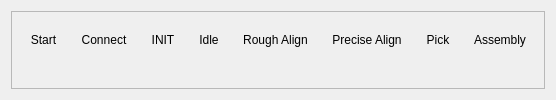
         <widget class="QWidget" name="AutoProcessPage">
          <property name="styleSheet">
           <string notr="true"/>
          </property>
          <layout class="QHBoxLayout" name="horizontalLayout_6">
           <item>
            <widget class="QFrame" name="Timeline">
             <property name="sizePolicy">
              <sizepolicy hsizetype="Preferred" vsizetype="Preferred">
               <horstretch>0</horstretch>
               <verstretch>0</verstretch>
              </sizepolicy>
             </property>
             <property name="styleSheet">
              <string notr="true"/>
             </property>
             <property name="frameShape">
              <enum>QFrame::Shape::StyledPanel</enum>
             </property>
             <property name="frameShadow">
              <enum>QFrame::Shadow::Raised</enum>
             </property>
             <layout class="QHBoxLayout" name="horizontalLayout_3">
              <item alignment="Qt::AlignmentFlag::AlignVCenter">
               <widget class="QWidget" name="StartWidget" native="true">
                <layout class="QVBoxLayout" name="verticalLayout_2">
                 <item>
                  <widget class="QLabel" name="StartProcessText">
                   <property name="text">
                    <string>Start</string>
                   </property>
                   <property name="alignment">
                    <set>Qt::AlignmentFlag::AlignCenter</set>
                   </property>
                  </widget>
                 </item>
                 <item alignment="Qt::AlignmentFlag::AlignHCenter">
                  <widget class="QLabel" name="StartCircle">
                   <property name="sizePolicy">
                    <sizepolicy hsizetype="Fixed" vsizetype="Fixed">
                     <horstretch>0</horstretch>
                     <verstretch>0</verstretch>
                    </sizepolicy>
                   </property>
                   <property name="text">
                    <string/>
                   </property>
                   <property name="pixmap">
                    <pixmap>icons/white/timeline-circle.svg</pixmap>
                   </property>
                   <property name="scaledContents">
                    <bool>true</bool>
                   </property>
                   <property name="alignment">
                    <set>Qt::AlignmentFlag::AlignCenter</set>
                   </property>
                  </widget>
                 </item>
                </layout>
               </widget>
              </item>
              <item alignment="Qt::AlignmentFlag::AlignVCenter">
               <widget class="QWidget" name="ConnectWidget" native="true">
                <layout class="QVBoxLayout" name="verticalLayout">
                 <item>
                  <widget class="QLabel" name="ConnectProcessText">
                   <property name="text">
                    <string>Connect</string>
                   </property>
                   <property name="alignment">
                    <set>Qt::AlignmentFlag::AlignCenter</set>
                   </property>
                  </widget>
                 </item>
                 <item alignment="Qt::AlignmentFlag::AlignHCenter">
                  <widget class="QLabel" name="ConnectCircle">
                   <property name="sizePolicy">
                    <sizepolicy hsizetype="Fixed" vsizetype="Fixed">
                     <horstretch>0</horstretch>
                     <verstretch>0</verstretch>
                    </sizepolicy>
                   </property>
                   <property name="text">
                    <string/>
                   </property>
                   <property name="pixmap">
                    <pixmap>icons/white/timeline-circle.svg</pixmap>
                   </property>
                   <property name="scaledContents">
                    <bool>true</bool>
                   </property>
                   <property name="alignment">
                    <set>Qt::AlignmentFlag::AlignCenter</set>
                   </property>
                  </widget>
                 </item>
                </layout>
               </widget>
              </item>
              <item alignment="Qt::AlignmentFlag::AlignVCenter">
               <widget class="QWidget" name="INITWidget" native="true">
                <layout class="QVBoxLayout" name="verticalLayout_3">
                 <item>
                  <widget class="QLabel" name="INITProcessText">
                   <property name="text">
                    <string>INIT</string>
                   </property>
                   <property name="alignment">
                    <set>Qt::AlignmentFlag::AlignCenter</set>
                   </property>
                  </widget>
                 </item>
                 <item alignment="Qt::AlignmentFlag::AlignHCenter">
                  <widget class="QLabel" name="INITCircle">
                   <property name="sizePolicy">
                    <sizepolicy hsizetype="Fixed" vsizetype="Fixed">
                     <horstretch>0</horstretch>
                     <verstretch>0</verstretch>
                    </sizepolicy>
                   </property>
                   <property name="text">
                    <string/>
                   </property>
                   <property name="pixmap">
                    <pixmap>icons/white/timeline-circle.svg</pixmap>
                   </property>
                   <property name="scaledContents">
                    <bool>true</bool>
                   </property>
                   <property name="alignment">
                    <set>Qt::AlignmentFlag::AlignCenter</set>
                   </property>
                  </widget>
                 </item>
                </layout>
               </widget>
              </item>
              <item alignment="Qt::AlignmentFlag::AlignVCenter">
               <widget class="QWidget" name="IdleWidget" native="true">
                <layout class="QVBoxLayout" name="verticalLayout_6">
                 <item>
                  <widget class="QLabel" name="IdleProcessText">
                   <property name="text">
                    <string>Idle</string>
                   </property>
                   <property name="alignment">
                    <set>Qt::AlignmentFlag::AlignCenter</set>
                   </property>
                  </widget>
                 </item>
                 <item alignment="Qt::AlignmentFlag::AlignHCenter">
                  <widget class="QLabel" name="IdleCircle">
                   <property name="sizePolicy">
                    <sizepolicy hsizetype="Fixed" vsizetype="Fixed">
                     <horstretch>0</horstretch>
                     <verstretch>0</verstretch>
                    </sizepolicy>
                   </property>
                   <property name="text">
                    <string/>
                   </property>
                   <property name="pixmap">
                    <pixmap>icons/white/timeline-circle.svg</pixmap>
                   </property>
                   <property name="scaledContents">
                    <bool>true</bool>
                   </property>
                   <property name="alignment">
                    <set>Qt::AlignmentFlag::AlignCenter</set>
                   </property>
                  </widget>
                 </item>
                </layout>
               </widget>
              </item>
              <item alignment="Qt::AlignmentFlag::AlignVCenter">
               <widget class="QWidget" name="ManualAlignWidget" native="true">
                <layout class="QVBoxLayout" name="verticalLayout_7">
                 <item>
                  <widget class="QLabel" name="RoughAlignProcessText">
                   <property name="text">
                    <string>Rough Align</string>
                   </property>
                   <property name="alignment">
                    <set>Qt::AlignmentFlag::AlignCenter</set>
                   </property>
                  </widget>
                 </item>
                 <item alignment="Qt::AlignmentFlag::AlignHCenter">
                  <widget class="QLabel" name="RoughAlignCircle">
                   <property name="sizePolicy">
                    <sizepolicy hsizetype="Fixed" vsizetype="Fixed">
                     <horstretch>0</horstretch>
                     <verstretch>0</verstretch>
                    </sizepolicy>
                   </property>
                   <property name="text">
                    <string/>
                   </property>
                   <property name="pixmap">
                    <pixmap>icons/white/timeline-circle.svg</pixmap>
                   </property>
                   <property name="scaledContents">
                    <bool>true</bool>
                   </property>
                   <property name="alignment">
                    <set>Qt::AlignmentFlag::AlignCenter</set>
                   </property>
                  </widget>
                 </item>
                </layout>
               </widget>
              </item>
              <item alignment="Qt::AlignmentFlag::AlignVCenter">
               <widget class="QWidget" name="AutoAlignWidget" native="true">
                <layout class="QVBoxLayout" name="verticalLayout_8">
                 <item>
                  <widget class="QLabel" name="PreciseAlignProcessText">
                   <property name="text">
                    <string>Precise Align</string>
                   </property>
                   <property name="alignment">
                    <set>Qt::AlignmentFlag::AlignCenter</set>
                   </property>
                  </widget>
                 </item>
                 <item alignment="Qt::AlignmentFlag::AlignHCenter">
                  <widget class="QLabel" name="PreciseAlignCircle">
                   <property name="sizePolicy">
                    <sizepolicy hsizetype="Fixed" vsizetype="Fixed">
                     <horstretch>0</horstretch>
                     <verstretch>0</verstretch>
                    </sizepolicy>
                   </property>
                   <property name="text">
                    <string/>
                   </property>
                   <property name="pixmap">
                    <pixmap>icons/white/timeline-circle.svg</pixmap>
                   </property>
                   <property name="scaledContents">
                    <bool>true</bool>
                   </property>
                   <property name="alignment">
                    <set>Qt::AlignmentFlag::AlignCenter</set>
                   </property>
                  </widget>
                 </item>
                </layout>
               </widget>
              </item>
              <item alignment="Qt::AlignmentFlag::AlignVCenter">
               <widget class="QWidget" name="AutoPickWidget" native="true">
                <layout class="QVBoxLayout" name="verticalLayout_9">
                 <item>
                  <widget class="QLabel" name="PickProcessText">
                   <property name="text">
                    <string>Pick</string>
                   </property>
                   <property name="alignment">
                    <set>Qt::AlignmentFlag::AlignCenter</set>
                   </property>
                  </widget>
                 </item>
                 <item alignment="Qt::AlignmentFlag::AlignHCenter">
                  <widget class="QLabel" name="PickCircle">
                   <property name="sizePolicy">
                    <sizepolicy hsizetype="Fixed" vsizetype="Fixed">
                     <horstretch>0</horstretch>
                     <verstretch>0</verstretch>
                    </sizepolicy>
                   </property>
                   <property name="text">
                    <string/>
                   </property>
                   <property name="pixmap">
                    <pixmap>icons/white/timeline-circle.svg</pixmap>
                   </property>
                   <property name="scaledContents">
                    <bool>true</bool>
                   </property>
                   <property name="alignment">
                    <set>Qt::AlignmentFlag::AlignCenter</set>
                   </property>
                  </widget>
                 </item>
                </layout>
               </widget>
              </item>
              <item alignment="Qt::AlignmentFlag::AlignVCenter">
               <widget class="QWidget" name="AssemblyWidget" native="true">
                <layout class="QVBoxLayout" name="verticalLayout_4">
                 <item alignment="Qt::AlignmentFlag::AlignTop">
                  <widget class="QLabel" name="AssemblyProcessText">
                   <property name="text">
                    <string>Assembly</string>
                   </property>
                   <property name="alignment">
                    <set>Qt::AlignmentFlag::AlignCenter</set>
                   </property>
                  </widget>
                 </item>
                 <item alignment="Qt::AlignmentFlag::AlignHCenter|Qt::AlignmentFlag::AlignVCenter">
                  <widget class="QLabel" name="AssemblyCircle">
                   <property name="sizePolicy">
                    <sizepolicy hsizetype="Fixed" vsizetype="Fixed">
                     <horstretch>0</horstretch>
                     <verstretch>0</verstretch>
                    </sizepolicy>
                   </property>
                   <property name="text">
                    <string/>
                   </property>
                   <property name="pixmap">
                    <pixmap>icons/white/timeline-circle.svg</pixmap>
                   </property>
                   <property name="scaledContents">
                    <bool>true</bool>
                   </property>
                   <property name="alignment">
                    <set>Qt::AlignmentFlag::AlignCenter</set>
                   </property>
                  </widget>
                 </item>
                </layout>
               </widget>
              </item>
             </layout>
            </widget>
           </item>
          </layout>
         </widget>
